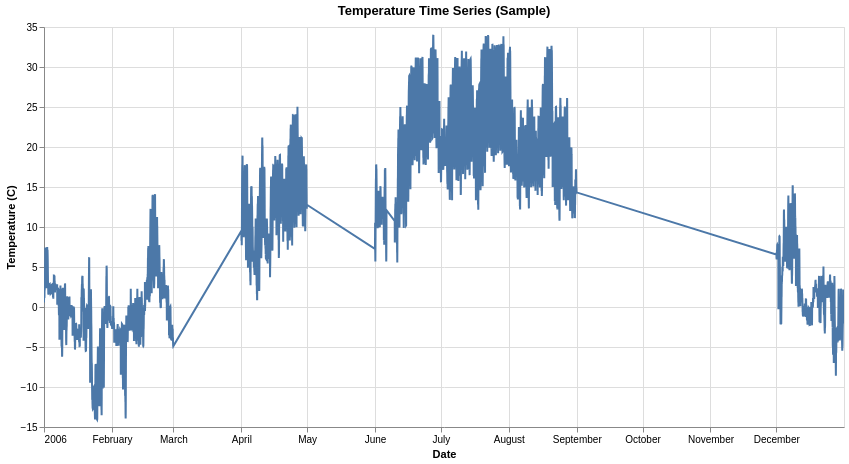

The notebook cell saved with this chart:
### Code cell
import altair as alt
import pandas as pd

weather['Formatted Date'] = pd.to_datetime(weather['Formatted Date'], utc=True)

chart = alt.Chart(weather.head(5000)).mark_line().encode(
    x=alt.X('Formatted Date:T', title='Date'),
    y=alt.Y('Temperature (C):Q', title='Temperature (C)')
).properties(
    width=800,
    height=400,
    title='Temperature Time Series (Sample)'
).interactive()

chart

### Figure 1 — Vega-Lite specification as saved in the notebook (floating-point values rounded to 4 significant figures; data arrays with more than 128 entries replaced by an {"elided": "..."} marker saying what was removed)
{"config": {"view": {"continuousWidth": 300, "continuousHeight": 300}}, "data": {"name": "data-8a62b1e306544d08bbe8eed24cd667d6"}, "mark": {"type": "line"}, "encoding": {"x": {"field": "Formatted Date", "title": "Date", "type": "temporal"}, "y": {"field": "Temperature (C)", "title": "Temperature (C)", "type": "quantitative"}}, "height": 400, "params": [{"name": "param_2", "select": {"type": "interval", "encodings": ["x", "y"]}, "bind": "scales"}], "title": "Temperature Time Series (Sample)", "width": 800, "$schema": "https://vega.github.io/schema/vega-lite/v5.20.1.json", "datasets": {"data-8a62b1e306544d08bbe8eed24cd667d6": {"elided": "5000 records"}}}
